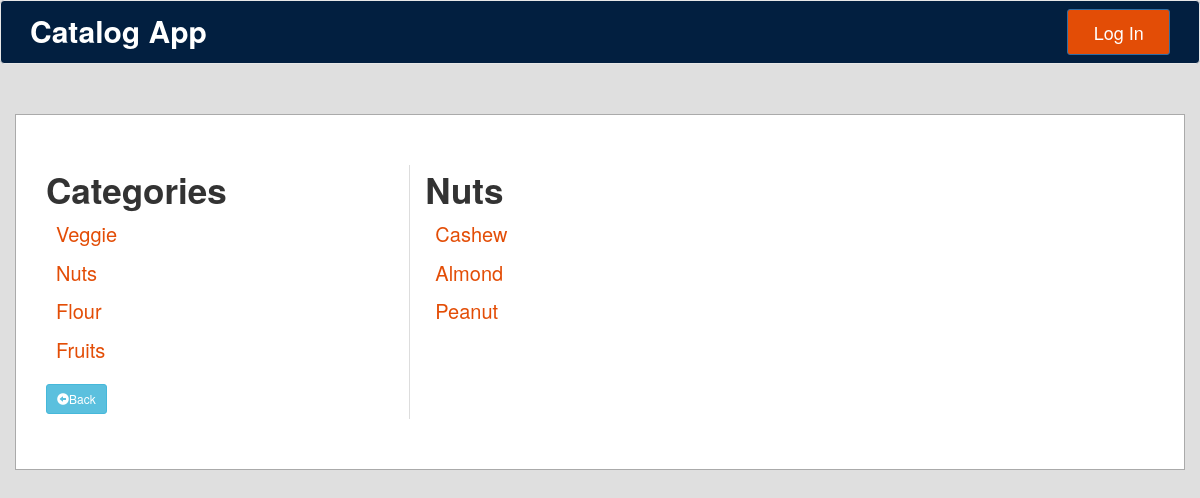
The app's page /categories/2/items/, older data.
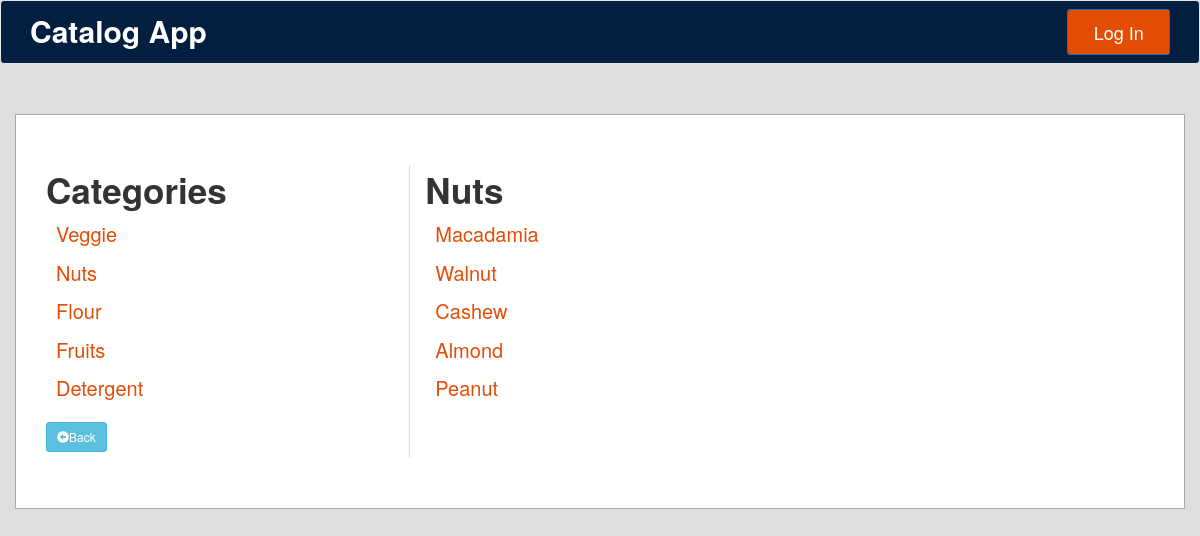
The same page, newer data.
### database_setup.py (models this page shows, shortened)
class Category(Base):
    __tablename__ = 'category'
    id = Column(Integer, primary_key=True)
    name = Column(String(250), nullable=False)
    user_id = Column(Integer, ForeignKey('user.id'))
    user = relationship(User)

class CatalogItem(Base):
    __tablename__ = 'catalog_item'
    name = Column(String(80), nullable=False)
    id = Column(Integer, primary_key=True)
    description = Column(String(250))
    price = Column(String(8))
    category_id = Column(Integer, ForeignKey('category.id'))
    category = relationship(
        "Category", backref=backref("catalog_items", cascade="all, delete"))
    user_id = Column(Integer, ForeignKey('user.id'))
    user = relationship(User)

### application.py (the view)
@app.route('/categories/<int:category_id>/')
@app.route('/categories/<int:category_id>/items/')
def showCatalogItems(category_id):
    extracted_categories = session.query(Category).all()
    category = session.query(Category).filter_by(id=category_id).one()
    items = session.query(CatalogItem).filter_by(category_id=category_id)\
        .order_by(CatalogItem.id.desc())
    quantity = items.count()
    return render_template('showcatalogitems.html',
                           selected_grocery=category,
                           groceries=extracted_categories,
                           items=items,
                           quantity=quantity)

### templates/showcatalogitems.html (shortened to what this page needs)
{% extends "main.html" %}
{% block categories %}
Categories
{% for groceryitem in groceries %}
    <li class="category-link"><a href="{{url_for('showCatalogItems', category_id=groceryitem.id)}}"> {{groceryitem.name | title}} </a></li>
{% endfor %}
<a href="{{url_for('showCatalog')}}" class="btn btn-info btn-sm"><span class="glyphicon glyphicon-circle-arrow-left"></span>Back</a>
{% endblock %}
{% block grocerycatalogitems %}
{{selected_grocery.name | title}}
<br>
{% for catalog_i in items %}
<li class="category-link"><a href="{{url_for('showCatalogItemDescription', catalog_item_id = catalog_i.id, category_id = selected_grocery.id)}}"> {{catalog_i.name | title}}</a></li>
{% endfor %}
{% endblock %}

Row changes from the older to the newer data that the page shows:
added Category: name "Detergent"
added CatalogItem: name "Macadamia"
added CatalogItem: name "Walnut"
